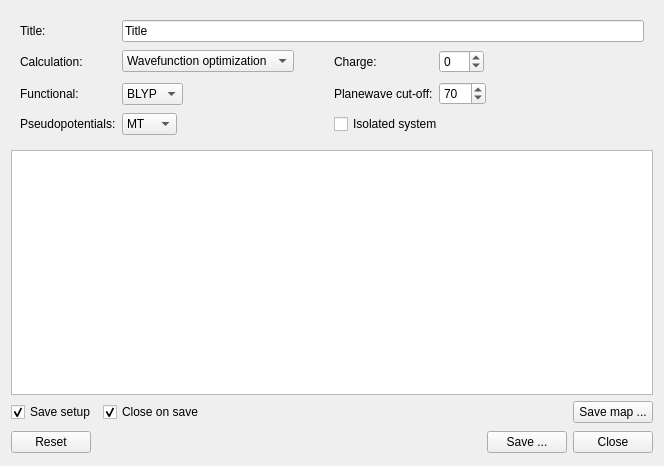
<?xml version="1.0" encoding="UTF-8"?>
<ui version="4.0">
 <class>CPMDInputExportTool</class>
 <widget class="QWidget" name="CPMDInputExportTool">
  <property name="geometry">
   <rect>
    <x>0</x>
    <y>0</y>
    <width>664</width>
    <height>466</height>
   </rect>
  </property>
  <property name="windowTitle">
   <string>CPMD Input</string>
  </property>
  <layout class="QVBoxLayout" name="verticalLayout">
   <item>
    <widget class="QWidget" name="controlsW" native="true">
     <layout class="QGridLayout" name="gridLayout">
      <item row="0" column="0">
       <widget class="QLabel" name="label_7">
        <property name="text">
         <string>Title:</string>
        </property>
        <property name="buddy">
         <cstring>titleLE</cstring>
        </property>
       </widget>
      </item>
      <item row="0" column="1" colspan="3">
       <widget class="QLineEdit" name="titleLE">
        <property name="text">
         <string>Title</string>
        </property>
       </widget>
      </item>
      <item row="1" column="0">
       <widget class="QLabel" name="label">
        <property name="text">
         <string>Calculation:</string>
        </property>
        <property name="buddy">
         <cstring>calculationCB</cstring>
        </property>
       </widget>
      </item>
      <item row="1" column="1">
       <layout class="QHBoxLayout" name="horizontalLayout">
        <item>
         <widget class="QComboBox" name="calculationCB">
          <property name="currentIndex">
           <number>0</number>
          </property>
          <item>
           <property name="text">
            <string>Wavefunction optimization</string>
           </property>
          </item>
          <item>
           <property name="text">
            <string>Geometry optimization</string>
           </property>
          </item>
          <item>
           <property name="text">
            <string>Car-Parrinello dynamics</string>
           </property>
          </item>
         </widget>
        </item>
        <item>
         <spacer name="horizontalSpacer_2">
          <property name="orientation">
           <enum>Qt::Horizontal</enum>
          </property>
          <property name="sizeHint" stdset="0">
           <size>
            <width>18</width>
            <height>27</height>
           </size>
          </property>
         </spacer>
        </item>
       </layout>
      </item>
      <item row="1" column="2">
       <widget class="QLabel" name="label_3">
        <property name="text">
         <string>Charge:</string>
        </property>
        <property name="buddy">
         <cstring>chargeSB</cstring>
        </property>
       </widget>
      </item>
      <item row="1" column="3">
       <layout class="QHBoxLayout" name="horizontalLayout_4">
        <item>
         <widget class="QSpinBox" name="chargeSB">
          <property name="minimum">
           <number>-99</number>
          </property>
          <property name="value">
           <number>0</number>
          </property>
         </widget>
        </item>
        <item>
         <spacer name="horizontalSpacer_4">
          <property name="orientation">
           <enum>Qt::Horizontal</enum>
          </property>
          <property name="sizeHint" stdset="0">
           <size>
            <width>58</width>
            <height>27</height>
           </size>
          </property>
         </spacer>
        </item>
       </layout>
      </item>
      <item row="2" column="0">
       <widget class="QLabel" name="label_2">
        <property name="text">
         <string>Functional:</string>
        </property>
       </widget>
      </item>
      <item row="2" column="1">
       <layout class="QHBoxLayout" name="horizontalLayout_6">
        <item>
         <widget class="QComboBox" name="functionalCB">
          <item>
           <property name="text">
            <string>BLYP</string>
           </property>
          </item>
          <item>
           <property name="text">
            <string>PBE</string>
           </property>
          </item>
         </widget>
        </item>
        <item>
         <spacer name="horizontalSpacer_3">
          <property name="orientation">
           <enum>Qt::Horizontal</enum>
          </property>
          <property name="sizeHint" stdset="0">
           <size>
            <width>40</width>
            <height>20</height>
           </size>
          </property>
         </spacer>
        </item>
       </layout>
      </item>
      <item row="2" column="2">
       <widget class="QLabel" name="label_6">
        <property name="text">
         <string>Planewave cut-off:</string>
        </property>
        <property name="buddy">
         <cstring>cutoffSB</cstring>
        </property>
       </widget>
      </item>
      <item row="2" column="3">
       <layout class="QHBoxLayout" name="horizontalLayout_7">
        <item>
         <widget class="QSpinBox" name="cutoffSB">
          <property name="minimum">
           <number>0</number>
          </property>
          <property name="maximum">
           <number>200</number>
          </property>
          <property name="value">
           <number>70</number>
          </property>
         </widget>
        </item>
        <item>
         <spacer name="horizontalSpacer_7">
          <property name="orientation">
           <enum>Qt::Horizontal</enum>
          </property>
          <property name="sizeHint" stdset="0">
           <size>
            <width>58</width>
            <height>26</height>
           </size>
          </property>
         </spacer>
        </item>
       </layout>
      </item>
      <item row="3" column="0">
       <widget class="QLabel" name="label_5">
        <property name="text">
         <string>Pseudopotentials:</string>
        </property>
       </widget>
      </item>
      <item row="3" column="1">
       <layout class="QHBoxLayout" name="horizontalLayout_5">
        <item>
         <widget class="QComboBox" name="pseudopotentialCB">
          <item>
           <property name="text">
            <string>MT</string>
           </property>
          </item>
          <item>
           <property name="text">
            <string>SG</string>
           </property>
          </item>
          <item>
           <property name="text">
            <string>VDB</string>
           </property>
          </item>
         </widget>
        </item>
        <item>
         <spacer name="horizontalSpacer_5">
          <property name="orientation">
           <enum>Qt::Horizontal</enum>
          </property>
          <property name="sizeHint" stdset="0">
           <size>
            <width>40</width>
            <height>20</height>
           </size>
          </property>
         </spacer>
        </item>
       </layout>
      </item>
      <item row="3" column="2" colspan="2">
       <widget class="QCheckBox" name="isolatedCB">
        <property name="text">
         <string>Isolated system</string>
        </property>
       </widget>
      </item>
     </layout>
    </widget>
   </item>
   <item>
    <widget class="QTextEdit" name="previewText">
     <property name="enabled">
      <bool>true</bool>
     </property>
     <property name="font">
      <font>
       <family>Courier New</family>
      </font>
     </property>
     <property name="readOnly">
      <bool>false</bool>
     </property>
     <property name="acceptRichText">
      <bool>false</bool>
     </property>
    </widget>
   </item>
   <item>
    <layout class="QHBoxLayout" name="horizontalLayout_2">
     <item>
      <widget class="QCheckBox" name="saveSetupCB">
       <property name="text">
        <string>Save setup</string>
       </property>
       <property name="checked">
        <bool>true</bool>
       </property>
      </widget>
     </item>
     <item>
      <widget class="QCheckBox" name="closeOnSaveCB">
       <property name="text">
        <string>Close on save</string>
       </property>
       <property name="checked">
        <bool>true</bool>
       </property>
      </widget>
     </item>
     <item>
      <spacer name="horizontalSpacer_6">
       <property name="orientation">
        <enum>Qt::Horizontal</enum>
       </property>
       <property name="sizeHint" stdset="0">
        <size>
         <width>40</width>
         <height>20</height>
        </size>
       </property>
      </spacer>
     </item>
     <item>
      <widget class="QPushButton" name="saveMapButton">
       <property name="text">
        <string>Save map ...</string>
       </property>
      </widget>
     </item>
    </layout>
   </item>
   <item>
    <layout class="QHBoxLayout" name="horizontalLayout_3">
     <property name="sizeConstraint">
      <enum>QLayout::SetFixedSize</enum>
     </property>
     <item>
      <widget class="QPushButton" name="resetButton">
       <property name="text">
        <string>Reset</string>
       </property>
      </widget>
     </item>
     <item>
      <spacer name="horizontalSpacer">
       <property name="orientation">
        <enum>Qt::Horizontal</enum>
       </property>
       <property name="sizeHint" stdset="0">
        <size>
         <width>48</width>
         <height>26</height>
        </size>
       </property>
      </spacer>
     </item>
     <item>
      <widget class="QPushButton" name="generateButton">
       <property name="text">
        <string>Save ...</string>
       </property>
      </widget>
     </item>
     <item>
      <widget class="QPushButton" name="closeButton">
       <property name="text">
        <string>Close</string>
       </property>
      </widget>
     </item>
    </layout>
   </item>
  </layout>
 </widget>
 <tabstops>
  <tabstop>titleLE</tabstop>
  <tabstop>calculationCB</tabstop>
  <tabstop>chargeSB</tabstop>
  <tabstop>cutoffSB</tabstop>
  <tabstop>previewText</tabstop>
  <tabstop>generateButton</tabstop>
  <tabstop>closeButton</tabstop>
  <tabstop>resetButton</tabstop>
 </tabstops>
 <resources/>
 <connections>
  <connection>
   <sender>closeButton</sender>
   <signal>clicked()</signal>
   <receiver>CPMDInputExportTool</receiver>
   <slot>close()</slot>
   <hints>
    <hint type="sourcelabel">
     <x>451</x>
     <y>411</y>
    </hint>
    <hint type="destinationlabel">
     <x>258</x>
     <y>243</y>
    </hint>
   </hints>
  </connection>
 </connections>
</ui>
